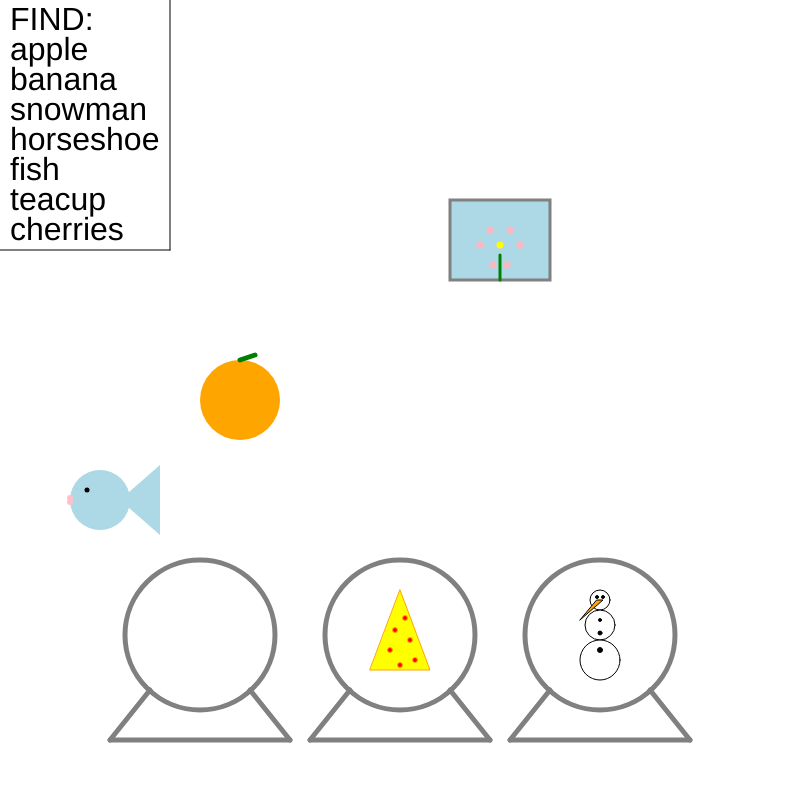
Frame 1 (no input)
Frame 60 (no input): identical to frame 1, image omitted
Frame 120 (the mouse pressed at the canvas centre since frame 60): identical to frame 1, image omitted

The p5.js sketch that drew this single still picture (run headless with seeded random() and noise() and a simulated clock; from frame 60 on, the mouse is pressed at the canvas centre):

// p5.js sketch
// ── sketch.js
function setup(){
  createCanvas(800, 800);
}
let snowmancircle = 255
let fishcircle = 255
let applecircle = 255
let bananacircle = 255
let horseshoecircle = 255
let cherrycircle = 255
let teacupcircle = 255
function draw(){
  background("white");
  snowglobes();
  stroke(snowmancircle);
  fill("clear")
  ellipse(600,635,100);
  stroke(fishcircle)
  fill("clear");
  ellipse(120,500,120);
  stroke(applecircle);
  fill("clear");
  ellipse(500,100,100);
  stroke(bananacircle);
  fill("clear");
  ellipse(250,200,100);
  stroke(horseshoecircle);
  fill("clear");
  ellipse(330,300,100);
  stroke(cherrycircle);
  fill("clear");
  ellipse(200,650,100);
  stroke(teacupcircle);
  fill("clear");
  ellipse(430,450,120);

  noStroke();
  rules();
  snowman();
  fish();
  distractions();
  //emily's drawings will go here
}

function mousePressed() {
  //snowman circle
  if(mouseX>=540 && mouseX<=640 && mouseY>=600 && mouseY<=650){
   if (snowmancircle === 255) {
     snowmancircle = "green";
   } else {
     snowmancircle = 255;
   }
 }
 //fish circle
  if(mouseX>=60 && mouseX<=180 && mouseY>=440 && mouseY<=560){
    if (fishcircle === 255) {
     fishcircle = "green";
   } else {
     fishcircle = 255;
   }
 }
//apple circle
  if(mouseX>=460 && mouseX<=540 && mouseY>=60 && mouseY<=140){
   if (applecircle === 255) {
     applecircle = "green";
   } else {
     applecircle = 255;
   }
 }
 //banana circle
  if(mouseX>=210 && mouseX<=290 && mouseY>=160 && mouseY<=240){
   if (bananacircle === 255) {
     bananacircle = "green";
   } else {
     bananacircle = 255;
   }
 }
 //horseshoe circle
 if(mouseX>=290 && mouseX<=370 && mouseY>=260 && mouseY<=340){
  if (horseshoecircle === 255) {
    horseshoecircle = "green";
  } else {
    horseshoecircle = 255;
  }
}
//cherries circle
if(mouseX>=160 && mouseX<=240 && mouseY>=610 && mouseY<=690){
 if (cherrycircle === 255) {
   cherrycircle = "green";
 } else {
   cherrycircle = 255;
 }
}
//teacup circle
if(mouseX>=390 && mouseX<=470 && mouseY>=410 && mouseY<=490){
 if (teacupcircle === 255) {
   teacupcircle = "green";
 } else {
   teacupcircle = 255;
 }
}
}

function rules(){
  textSize(32);
  fill("black");
  text('FIND:',10,30);
  text('apple',10,60);
  text('banana',10,90);
  text('snowman',10,120);
  text('horseshoe',10,150);
  text('fish',10,180);
  text('teacup',10,210);
  text('cherries',10,240);
  stroke("black");
  line(0,250,170,250);
  line(170,0,170,250);
}

function snowman(){
  fill("white");
  stroke("black");
  ellipse(600,600,20);
  ellipse(600,625,30);
  ellipse(600,660,40);
  fill("orange");
  triangle(597,600,603,600,580,620);
  fill("black");
  ellipse(597,597,3);
  ellipse(603,597,3);
  ellipse(600,620,3);
  ellipse(600,633,4);
  ellipse(600,650,5);
  }

function fish(){
  fill("lightblue");
  noStroke();
  ellipse(100,500,60);
  triangle(120,500,160,465,160,535);
  fill("black");
  ellipse(87,490,5)
  fill("pink")
  ellipse(70,498,6);
  ellipse(70,502,6);
}

function snowglobes(){
  stroke("grey");
  strokeWeight(5)
  fill("clear");
  ellipse(600,635,150);
  line(550,690,510,740);
  line(650,690,690,740);
  line(510,740,690,740);
  ellipse(400,635,150);
  line(350,690,310,740);
  line(450,690,490,740);
  line(310,740,490,740);
  ellipse(200,635,150);
  line(150,690,110,740);
  line(250,690,290,740);
  line(110,740,290,740);
  strokeWeight(1)
  stroke("orange")
  fill("yellow")
  triangle(370,670,430,670,400,590)
  fill("red")
  ellipse(390,650,5)
  ellipse(410,640,5)
  ellipse(405,618,5)
  ellipse(400,665,5)
  ellipse(395,630,5)
  ellipse(415,660,5)
}

function distractions(){
  //orange
  fill("orange");
  ellipse(240,400,80);
  strokeWeight(5);
  stroke("green");
  line(240,360,255,355);
  //painting
  stroke("grey");
  strokeWeight(3);
  fill("lightblue");
  rect(450,200,100,80);
  stroke("green");
  line(500,280,500,255);
  noStroke();
  fill("yellow");
  ellipse(500,245,7);
  fill("lightpink");
  ellipse(490,230,7);
  ellipse(510,230,7);
  ellipse(493,265,7);
  ellipse(507,265,7);
  ellipse(480,245,7);
  ellipse(520,245,7);
}
